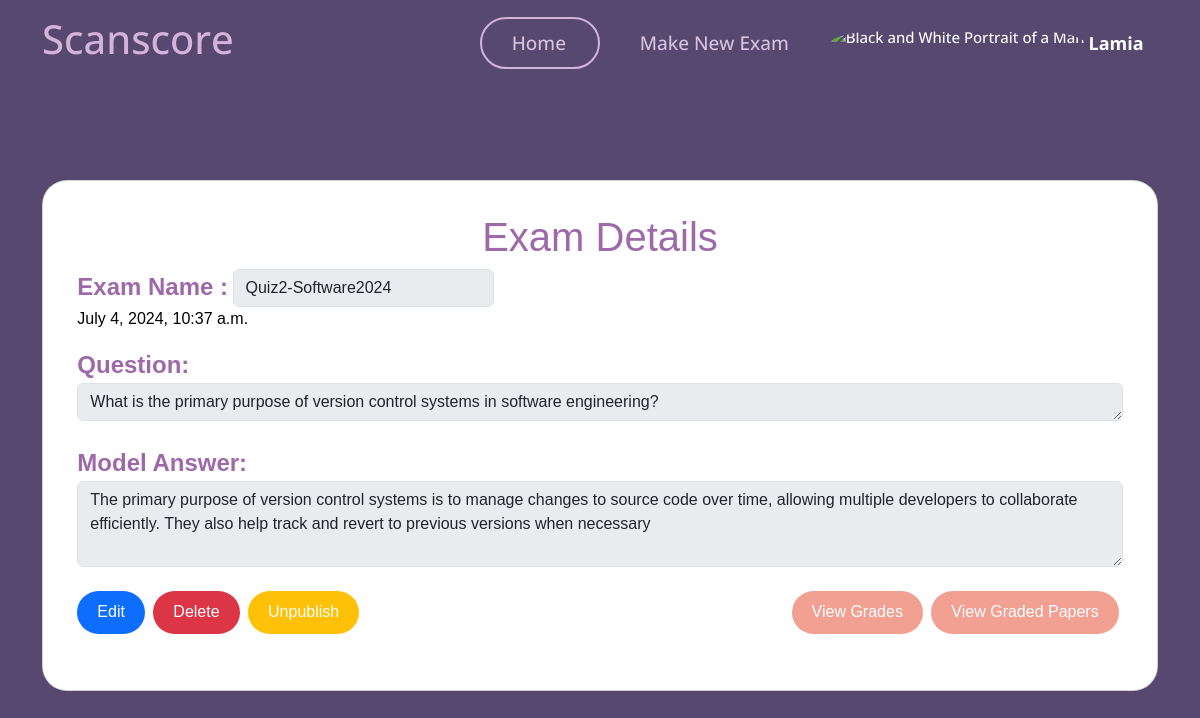
The page /teacher/exam/30/view/ (signed in) on the database its author committed.
### myapp/models.py (models this page shows)
class User(AbstractUser):
    userType = models.CharField(max_length=10, choices=[('teacher', 'Teacher'), ('student', 'Student')])

class Exam(models.Model):
    name = models.CharField(max_length=100)
    teacher = models.ForeignKey(User, on_delete=models.CASCADE)
    question= models.TextField(max_length=10000)
    model_answer = models.TextField(max_length=10000)
    keywordsList = models.TextField(max_length=10000,null=True,blank=True)
    is_active = models.BooleanField(default=False)
    time_created = models.DateTimeField(auto_now_add=True)
    time_updated = models.DateTimeField(auto_now=True)
    ocr_graded = models.BooleanField(default=False)

### myapp/views.py (the view)
# urls.py: path('teacher/exam/<int:exam_id>/view/', views.view_exam_teacher, name='view_exam_teacher'),
@login_required
def view_exam_teacher(request, exam_id): #this will redirect to the specific exam page where the teacher can view the exam details
    exam = Exam.objects.get(pk=exam_id)
    exam_submissions = ExamSubmission.objects.filter(exam=exam)
    if not (request.user == exam.teacher or hasattr(request.user, 'teacher')):
        return HttpResponseForbidden("You are not authorized to view this exam.")
    return render(request, 'myapp/teacher/view_exam.html', {'exam': exam, 'exam_submissions': exam_submissions})

### templates/myapp/teacher/view_exam.html (shortened to what this page needs)
{% load static %}
<!DOCTYPE html>
<html lang="en">
<head>
    <link href="{% static 'vendor/aos/aos.css' %}" rel="stylesheet">
    <link href="{% static 'vendor/bootstrap/css/bootstrap.min.css' %}" rel="stylesheet">
    <link href="{% static 'vendor/bootstrap-icons/bootstrap-icons.css' %}" rel="stylesheet">
    <link href="{% static 'vendor/boxicons/css/boxicons.min.css' %}" rel="stylesheet">
    <link href="{% static 'vendor/glightbox/css/glightbox.min.css' %}" rel="stylesheet">
    <link href="{% static 'vendor/remixicon/remixicon.css' %}" rel="stylesheet">
    <link href="{% static 'vendor/swiper/swiper-bundle.min.css' %}" rel="stylesheet">
    <link href="{% static 'css/style.css' %}" rel="stylesheet">
</head>
<body>
    <header id="header">
        <div class="container align-items-center justify-content-between">
            <h1 class="me-auto"><a href="{% url 'teacher_dashboard' %}" style="color: #d4b3db;">Scanscore</a></h1>
            <nav id="navbar" class="navbar order-last order-lg-0">
                <ul>
                    <li><a class="nav-link scrollto Active" href="{% url 'teacher_dashboard' %}" id="home">Home</a>
                    </li>
                    <li><a class="nav-link scrollto" href="{% url 'create_exam' %}" id="makenew">Make New Exam</a></li>
                    <li class="dropdown">
                        <a href="#">
                            <img src="{% static 'img/unknown_user.jpg' %}" class="rounded-circle" height="35"
                                alt="Black and White Portrait of a Man" loading="lazy" />
                            <strong class="d-none d-sm-block ms-1" id="username">{{ user.first_name }}</strong><i
                                class="bi bi-chevron-down"></i>
                        </a>
                    </li>
                </ul>
            </nav>
        </div>
    </header>
    <section class="align-items-center"
        style="font-family: Arial, Helvetica, sans-serif;background: transparent; padding-top: 2%;">
        <div class="container">
            <div class=" justify-content-center order-2 order-lg-1" data-aos="fade-up"
                data-aos-delay="200">
                <div class="card text-black"
                    style="border-radius: 25px; padding-bottom: 5%;padding-left: 2%; padding-right: 2%;">
                    {% block content %}
                    <div class="container" style="padding-top: 3%;">
                        <h1 style="color: #9e69a9;text-align: center;" >Exam Details</h1>
                        <div class="d-flex"> <strong style="font-size: 150%;" class="color1">Exam Name : </strong>
                            &nbsp;<input type="text" class="form-control" style="width: 25%;" disabled
                                value="{{ exam.name }}">
                        </div>
                        <div class="exam-date">
                            {{ exam.time_created }}
                        </div>
                        <div class="form-group exam-question color1" style="font-size: 150%;">
                            <strong for="id_question">Question:</strong>
                            <textarea id="id_question" name="question" rows="1" class="form-control question"
                                disabled>{{ exam.question }}</textarea>
                        </div>
                        <br>
                        <div class="form-group exam-model-answer" style="font-size: 150%;">
                            <strong for="id_model_answer" class="color1">Model Answer:</strong>
                            <textarea id="id_model_answer" name="model_answer" rows="3"
                                class="form-control model_answer" placeholder="Enter Model Answer...."
                                disabled>{{ exam.model_answer }}</textarea>
                        </div>
                        <br>
                        <div class="d-flex justify-content-between exam-buttons">
                            <div style="flex-grow: 1;">
                                <a href="{% url 'edit_exam' exam.id %}" class="btn btn-primary me-1">Edit</a>
                                <form action="{% url 'delete_exam' exam.id %}" method="post" class="d-inline me-1">
                                    <button type="submit" class="btn btn-danger"
                                        onclick="return confirm('Are you sure you want to delete this exam?');">Delete</button>
                                </form>
                                {% if not exam.is_active %}
                                <form action="{% url 'publish_exam' exam.id %}" method="post" class="d-inline me-1">
                                    {% csrf_token %}
                                    <button type="submit" class="btn btn-success"
                                        onclick="return confirm('Are you sure you want to make the exam available for students?');">Publish</button>
                                </form>
                                {% else %}
                                <form action="{% url 'unpublish_exam' exam.id %}" method="post" class="d-inline me-1">
                                    <button type="submit" class="btn btn-warning"
                                        onclick="return confirm('Are you sure you want to make the exam unavailable for students?');">Unpublish</button>
                                </form>
                                {% endif %}
                            </div>
                            <div>
                                {% if exam_submissions.0.is_graded %}
                                <a href="{% url 'view_grades' exam.id %}" class="btn btn-primary me-1 style1">View
                                    Grades</a>
                                {% else %}
                                <a href="{% url 'view_submissions' exam.id %}" class="btn btn-primary me-1 style1">View
                                    Students' Submissions</a>
                                {% endif %}
                                {% if exam.ocr_graded %}
                                <a href="{% url 'view_grades_ocr' exam.id %}" class="btn btn-primary me-1 style1">View
                                    Graded Papers</a>
                                {% else %}
                                <a href="{% url 'upload_images' exam.id %}" class="btn btn-primary me-1 style1">Upload
                                    Images</a>
                                {% endif %}
                            </div>
                        </div>
                    </div>
                    {% endblock %}
                </div>
            </div>
    </section>
</body>
</html>

### Scanscore/static/css/style.css (style rules this page uses)
body { font-family: "Open Sans", sans-serif; background: #574870 !important; }
:root { --background-color: #ffffff; --background-color-rgb: 255, 255, 255; --default-color: #444444; --default-color-rgb: 68, 68, 68; --heading-color: #9e69a9; --heading-color-rgb: 55, 81, 126; --accent-color: #9e69a9; --accent-color-rgb: 71, 178, 228; --contrast-color: #ffffff; --contrast-color-rgb: 255, 255, 255; }
#home { color: #d9c2de; width: 120px; border-radius: 50px; font-size: 19px; }
#makenew { color: #d9c2de; font-size: 19px; width: 190px; margin-left: 10px; border-radius: 50px; }
#header { background-color: transparent; }
#header .container { display: flex; justify-content: center; align-items: center; height: 100%; }
#username { font-size: 18px; }
.Active { border: 2px solid #b47ec0 !important; }
a { text-decoration: none; }
#header { transition: all 0.5s; z-index: 997; padding: 15px 0; }
.navbar { padding: 0; }
.navbar ul { margin: 0; padding: 0; display: flex; list-style: none; align-items: center; }
.navbar li { position: relative; }
.navbar a, .navbar a:focus { display: flex; align-items: center; justify-content: space-between; padding: 10px 0 10px 30px; font-size: 15px; font-weight: 500; color: #fff; white-space: nowrap; transition: 0.3s; }
.navbar a i, .navbar a:focus i { font-size: 12px; line-height: 0; margin-left: 5px; }
section { padding: 60px 0; overflow: hidden; position: relative; top: 70px; }

### templates/myapp/teacher/view_exam.html (style rules this page uses)
#header { background-color: transparent; }
#header .container { display: flex; justify-content: center; align-items: center; height: 100%; }
.Active { border: 2px solid #d4b3db !important; }
.btn { display: inline-block; margin-bottom: 0; font-weight: 400; line-height: 1.42857143; text-align: center; white-space: nowrap; vertical-align: middle; cursor: pointer; border: none; border-radius: 22px; font-size: 16px !important; padding: 10px 20px; color: white !important; }
.style1 { color: #77517f; background-color: #f1a091 !important; border-color: #f1a091; }
.color1 { color: #9e69a9; }

### rows shown on the page
User: first_name "Lamia"
Exam: name "Quiz2-Software2024", time_created "July 4, 2024, 10:37 a.m.", question "What is the primary purpose of version control systems in software engineering?", model_answer "The primary purpose of version control systems is to manage changes to source code over time, allowing multiple developers to collaborate efficiently. They also help track and revert to previous versions when necessary"
